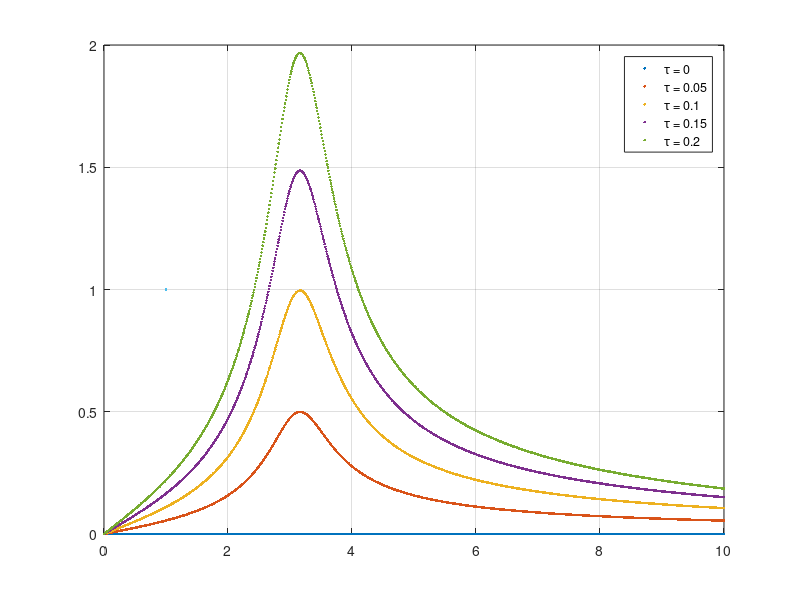

This figure's MATLAB source: (Note: this script raises an error after producing the figure.)
clc 
close all
clear

format longG
%%

w = 0:0.01:10;
t = 0:0.05:0.2;

for i = 1:length(t)
y(:,i) = ((10)./(sqrt((10-w.^2).^2 + w.^2))) .* sqrt((cos(t(i).*w)-1).^2 + (sin(t(i).*w)).^2) ;
end

figure
plot(w,y,'.',LineWidth=1)
grid on

legend('\tau = 0','\tau = 0.05','\tau = 0.1','\tau = 0.15','\tau = 0.2')

max_tau = max(y(:,3));


%% question 2

% closed looped poles
root = roots([1,220,484,1000,240]);

% showig stability using stablitiyt using robust stabiltiy

w = 0.1:0.01:10;

N = sqrt((240-480*w.^2).^2 + (600.*w - 120.*w.^3).^2) .* w;
D = sqrt((w.^4 - 484.*w.^2 + 240).^2 + (-220.*w.^3 + 1000.*w).^2) .* sqrt(w.^2 + 10);

Robust = N./D;


figure(Name="Cheching ofr stability")

plot(w(:),Robust(1,:),"*")
xlabel("frequency \omega")
ylabel("Robust mag")
grid on
% system is stable

%% Q3 
% checking stabiltiy 
tau = 0.01:0.01:2;

% start color
hex = '#FF0000';                         
rgb = sscanf(hex(2:end),'%2x%2x%2x',[1 3])/255;   
n  = numel(tau);
t  = linspace(1,0,n).';                   
% colors = t .* rgb;  
colors = 1 - (1-rgb).*t;


figure 
hold on
grid on 
xlabel('Re\{s\}'); 
ylabel('Im\{s\}'); 

% color bar
cmap = [linspace(rgb(1),1,n)',linspace(rgb(2),1,n)',linspace(rgb(3),1,n)'];
colormap(cmap)
clim([tau(1) tau(end)]);



for i = 1:n
    data = roots([tau(i), 12*tau(i)^2 + 2*tau(i), 24*tau(i)+1, 12, 100]);
    scatter(real(data), imag(data), 36, colors(i,:), 'filled');  % color for this τ
    if i==1
        pause(3); 
    else
        pause(0.001); 
    end
end
